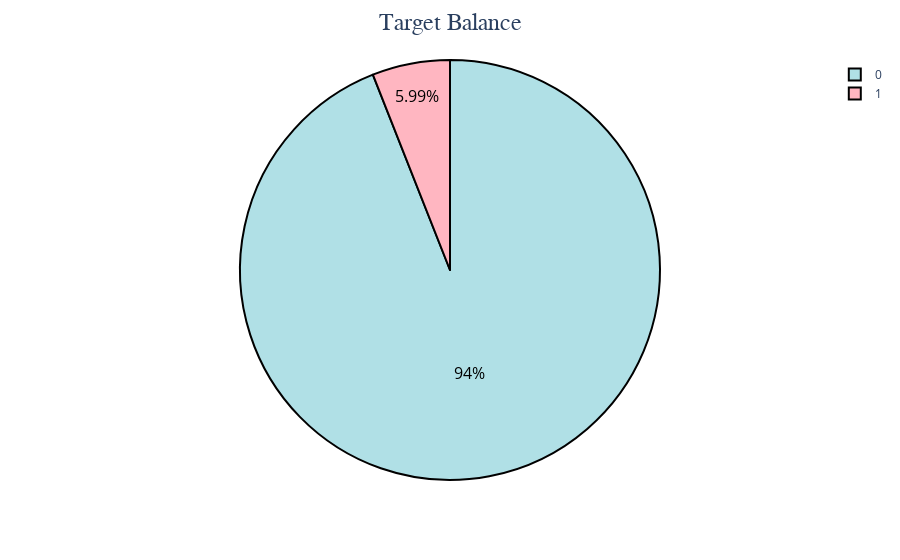

Notebook code cell kept with this figure:
### Markdown cell above
**Visualizing the target variable (binary: 0 and 1) as a pie chart 🥧**

### Code cell
fig = px.pie(Fraud_count, names='FraudFound_P', values='Count', color='FraudFound_P',color_discrete_map={0: '#B0E0E6', 1: '#FFB6C1'})
fig.update_traces(
    textinfo='percent',
    textfont={'size':16,'color':'Black'},
    marker=dict(line=dict(color='black', width=2)))
fig.update_layout(
    title={
        'text': 'Target Balance',
        'x':0.5,
        'font': {'family': "Arial, sans-serif", 'size': 24}
    })

fig.show()

### Figure 1 — Plotly figure (JSON) as saved in the notebook; plotly's stock layout.template omitted (floating-point values rounded to 4 significant figures)
{"data": [{"customdata": [[0], [1]], "domain": {"x": [0, 1], "y": [0, 1]}, "hovertemplate": "FraudFound_P=%{customdata[0]}<br>Count=%{value}<extra></extra>", "labels": [0, 1], "legendgroup": "", "marker": {"colors": ["#B0E0E6", "#FFB6C1"], "line": {"color": "black", "width": 2}}, "name": "", "showlegend": true, "textfont": {"color": "Black", "size": 16}, "textinfo": "percent", "type": "pie", "values": [14497, 923]}], "layout": {"legend": {"tracegroupgap": 0}, "margin": {"t": 60}, "title": {"font": {"family": "Arial, sans-serif", "size": 24}, "text": "Target Balance", "x": 0.5}}}
